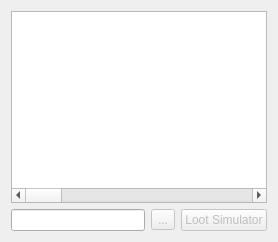
              <widget class="QWidget" name="itemLootTab">
               <attribute name="title">
                <string>Loot</string>
               </attribute>
               <layout class="QVBoxLayout" name="verticalLayout_41">
                <item>
                 <widget class="QTreeWidget" name="itemLootView">
                  <property name="alternatingRowColors">
                   <bool>true</bool>
                  </property>
                  <property name="headerHidden">
                   <bool>true</bool>
                  </property>
                  <property name="columnCount">
                   <number>4</number>
                  </property>
                  <attribute name="headerVisible">
                   <bool>false</bool>
                  </attribute>
                  <attribute name="headerCascadingSectionResizes">
                   <bool>true</bool>
                  </attribute>
                  <attribute name="headerDefaultSectionSize">
                   <number>400</number>
                  </attribute>
                  <attribute name="headerMinimumSectionSize">
                   <number>250</number>
                  </attribute>
                  <column>
                   <property name="text">
                    <string>Name</string>
                   </property>
                  </column>
                  <column>
                   <property name="text">
                    <string>Group Chance</string>
                   </property>
                  </column>
                  <column>
                   <property name="text">
                    <string>Group Items</string>
                   </property>
                  </column>
                  <column>
                   <property name="text">
                    <string>Conditions</string>
                   </property>
                  </column>
                 </widget>
                </item>
                <item>
                 <layout class="QHBoxLayout" name="horizontalLayout_13">
                  <item>
                   <widget class="QLineEdit" name="itemLootLine">
                    <property name="readOnly">
                     <bool>true</bool>
                    </property>
                   </widget>
                  </item>
                  <item>
                   <widget class="QToolButton" name="itemLootToolButton">
                    <property name="enabled">
                     <bool>false</bool>
                    </property>
                    <property name="text">
                     <string>...</string>
                    </property>
                   </widget>
                  </item>
                  <item>
                   <widget class="QPushButton" name="itemLootSimulatorButton">
                    <property name="enabled">
                     <bool>false</bool>
                    </property>
                    <property name="text">
                     <string>Loot Simulator</string>
                    </property>
                   </widget>
                  </item>
                 </layout>
                </item>
               </layout>
              </widget>
